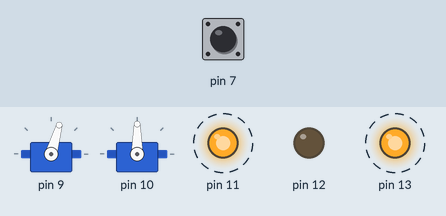
The sketch below on a simulated Arduino Uno, built with avr-gcc and run on an emulated ATmega328P. Parts: 2 × servo, output pins drawn as LEDs (lit = HIGH). Dashed ring = blinking. The inputs (shaded band) are chosen by the test bench; at power-on: pin 7 LOW. What the sketch prints to the serial monitor is not drawn.

Above: at 1.2 s.
1.3 s: pin 7 driven HIGH
At 1.97 s:
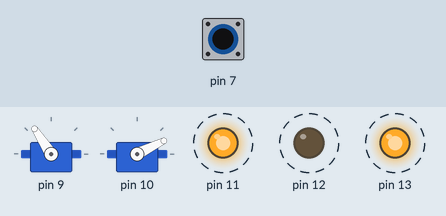
4.3 s: pin 7 driven LOW
At 4.72 s:
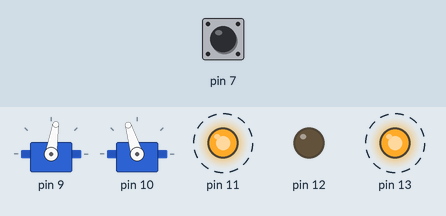
7.3 s: pin 7 driven HIGH
At 8.37 s:
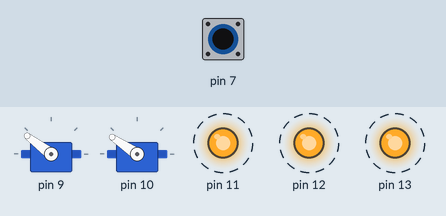
10.3 s: pin 7 driven LOW
At 10.5 s:
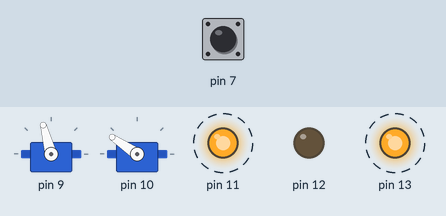
13.3 s: pin 7 driven HIGH
At 13.84 s:
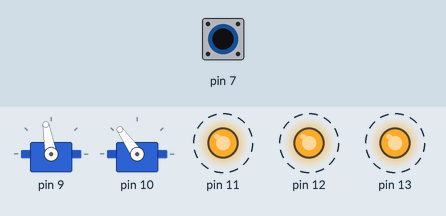
16.3 s: pin 7 pulsed LOW 2 times (0.12 s each, 0.3 s apart)
Timing chart, 0 to 22.2 s (numbered marks = the images above; inputs shaded):
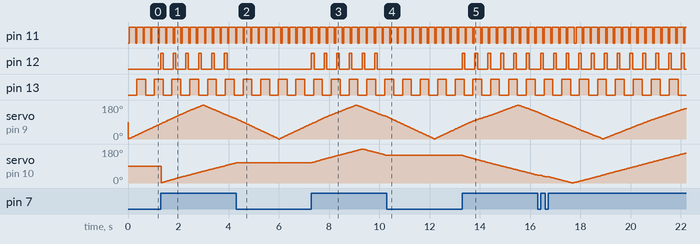

The sketch:

ProtothreadingPart3.75_MultitaskingOOPAndArray.ino
```cpp
#include <Servo.h>

class Flasher {
    int ledPin;
    long OnTime;
    long OffTime;

    int ledState;
    unsigned long previousMillis;

  public:
    Flasher(int temp_ledPin, long temp_OnTime, long temp_OffTime) {
      ledPin = temp_ledPin;
      pinMode(ledPin, OUTPUT);

      OnTime = temp_OnTime;
      OffTime = temp_OffTime;

      ledState;
      previousMillis;
    }
    void Update() {
      unsigned long currentMillis = millis();

      if ((ledState == HIGH) && (currentMillis - previousMillis >= OnTime)) {
        ledState = LOW;  // Turn it off
        previousMillis = currentMillis;  // Remember the time
        digitalWrite(ledPin, ledState);  // Update the actual LED
      }
      else if ((ledState == LOW) && (currentMillis - previousMillis >= OffTime)) {
        ledState = HIGH;  // turn it on
        previousMillis = currentMillis;   // Remember the time
        digitalWrite(ledPin, ledState);   // Update the actual LED
      }
    }
};

class Sweeper {
    Servo servo;
    int pos;
    int increment;
    int updateInterval;
    unsigned long lastUpdate;

  public:
    Sweeper(int temp_updateInterval)
    {
      updateInterval = temp_updateInterval;
      increment = 1;
    }
    void Attach(int pin)
    {
      servo.attach(pin);
    }
    void Detach()
    {
      servo.detach();
    }
    void Update()
    {
      if ((millis() - lastUpdate) > updateInterval)
      {
        lastUpdate = millis();
        pos += increment;
        servo.write(pos);
        Serial.println(pos);
        Serial.println(lastUpdate);
        if ((pos >= 180) || (pos <= 0)) {
          increment = -increment;
        }
      }
    }
};


Flasher led1(12, 100, 400);
Flasher led2(13, 350, 350);
Flasher led3(11, 250, 50);

Sweeper sweeper1(15);
Sweeper sweeper2(25);

void setup() {
  Serial.begin(9600);
  sweeper1.Attach(9);
  sweeper2.Attach(10);
}

void loop() {
  sweeper1.Update();
  if (digitalRead(7) == HIGH) {
    sweeper2.Update();
    led1.Update();
  }
  led2.Update();
  led3.Update();
}
```

Measured:
- after the input at 1.3 s, pin 12: alternates HIGH for 0.10 s and LOW for 0.40 s, starting at once
- after the input at 4.3 s, pin 12: stops changing and stays LOW; servo on pin 10: goes on until 4.3 s, then stays 107°
- after the input at 7.3 s, pin 12: alternates HIGH for 0.10 s and LOW for 0.40 s, starting at once; servo on pin 10: rises from 107° to 180° in 2.0 s, then falls to 147° in 0.94 s
- after the input at 10.3 s, pin 12: stops changing and stays LOW; servo on pin 10: goes on until 10.3 s, then stays 146°
- after the input at 13.3 s, pin 12: alternates HIGH for 0.11 s and LOW for 0.40 s, starting at once; servo on pin 10: moves from 146° to 41° over 3.0 s, starting at once
- by itself, pin 11: alternates HIGH for 0.25 s and LOW for 0.06 s
- by itself, pin 13: alternates HIGH for 0.35 s and LOW for 0.35 s
